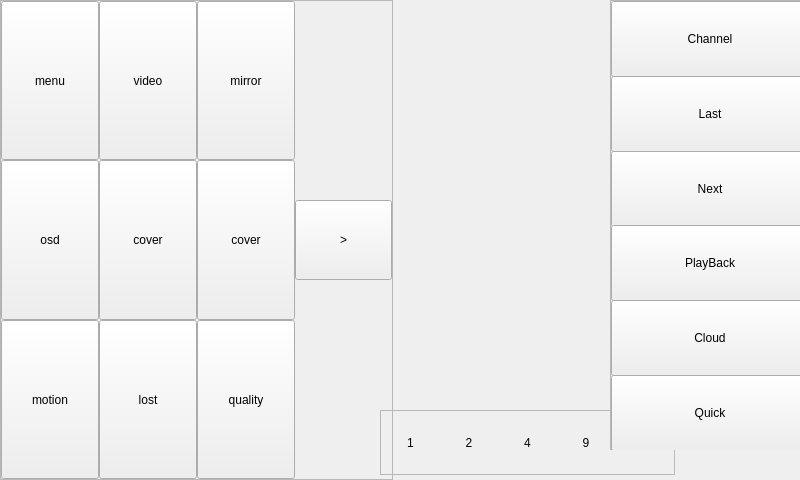
<?xml version="1.0" encoding="UTF-8"?>
<ui version="4.0">
 <class>VideoMenuWidget</class>
 <widget class="QWidget" name="VideoMenuWidget">
  <property name="geometry">
   <rect>
    <x>0</x>
    <y>0</y>
    <width>800</width>
    <height>480</height>
   </rect>
  </property>
  <property name="windowTitle">
   <string>Form</string>
  </property>
  <widget class="QFrame" name="frame">
   <property name="geometry">
    <rect>
     <x>0</x>
     <y>0</y>
     <width>393</width>
     <height>480</height>
    </rect>
   </property>
   <property name="frameShape">
    <enum>QFrame::StyledPanel</enum>
   </property>
   <property name="frameShadow">
    <enum>QFrame::Raised</enum>
   </property>
   <layout class="QGridLayout" name="gridLayout_2">
    <property name="leftMargin">
     <number>0</number>
    </property>
    <property name="topMargin">
     <number>0</number>
    </property>
    <property name="rightMargin">
     <number>0</number>
    </property>
    <property name="bottomMargin">
     <number>0</number>
    </property>
    <property name="spacing">
     <number>0</number>
    </property>
    <item row="0" column="0">
     <layout class="QGridLayout" name="gridLayout">
      <property name="spacing">
       <number>0</number>
      </property>
      <item row="0" column="1">
       <widget class="QPushButton" name="pushButton_8">
        <property name="sizePolicy">
         <sizepolicy hsizetype="Minimum" vsizetype="Expanding">
          <horstretch>0</horstretch>
          <verstretch>0</verstretch>
         </sizepolicy>
        </property>
        <property name="minimumSize">
         <size>
          <width>98</width>
          <height>148</height>
         </size>
        </property>
        <property name="text">
         <string>video</string>
        </property>
       </widget>
      </item>
      <item row="0" column="2">
       <widget class="QPushButton" name="pushButton_9">
        <property name="sizePolicy">
         <sizepolicy hsizetype="Minimum" vsizetype="Expanding">
          <horstretch>0</horstretch>
          <verstretch>0</verstretch>
         </sizepolicy>
        </property>
        <property name="minimumSize">
         <size>
          <width>98</width>
          <height>148</height>
         </size>
        </property>
        <property name="text">
         <string>mirror</string>
        </property>
       </widget>
      </item>
      <item row="2" column="2">
       <widget class="QPushButton" name="pushButton_15">
        <property name="sizePolicy">
         <sizepolicy hsizetype="Minimum" vsizetype="Expanding">
          <horstretch>0</horstretch>
          <verstretch>0</verstretch>
         </sizepolicy>
        </property>
        <property name="minimumSize">
         <size>
          <width>98</width>
          <height>148</height>
         </size>
        </property>
        <property name="text">
         <string>quality</string>
        </property>
       </widget>
      </item>
      <item row="1" column="0">
       <widget class="QPushButton" name="pushButton_10">
        <property name="sizePolicy">
         <sizepolicy hsizetype="Minimum" vsizetype="Expanding">
          <horstretch>0</horstretch>
          <verstretch>0</verstretch>
         </sizepolicy>
        </property>
        <property name="minimumSize">
         <size>
          <width>98</width>
          <height>148</height>
         </size>
        </property>
        <property name="text">
         <string>osd</string>
        </property>
       </widget>
      </item>
      <item row="1" column="2">
       <widget class="QPushButton" name="pushButton_12">
        <property name="sizePolicy">
         <sizepolicy hsizetype="Minimum" vsizetype="Expanding">
          <horstretch>0</horstretch>
          <verstretch>0</verstretch>
         </sizepolicy>
        </property>
        <property name="text">
         <string>cover</string>
        </property>
       </widget>
      </item>
      <item row="2" column="1">
       <widget class="QPushButton" name="pushButton_14">
        <property name="sizePolicy">
         <sizepolicy hsizetype="Minimum" vsizetype="Expanding">
          <horstretch>0</horstretch>
          <verstretch>0</verstretch>
         </sizepolicy>
        </property>
        <property name="minimumSize">
         <size>
          <width>98</width>
          <height>148</height>
         </size>
        </property>
        <property name="text">
         <string>lost</string>
        </property>
       </widget>
      </item>
      <item row="1" column="1">
       <widget class="QPushButton" name="pushButton_11">
        <property name="sizePolicy">
         <sizepolicy hsizetype="Minimum" vsizetype="Expanding">
          <horstretch>0</horstretch>
          <verstretch>0</verstretch>
         </sizepolicy>
        </property>
        <property name="minimumSize">
         <size>
          <width>98</width>
          <height>0</height>
         </size>
        </property>
        <property name="text">
         <string>cover</string>
        </property>
       </widget>
      </item>
      <item row="2" column="0">
       <widget class="QPushButton" name="pushButton_13">
        <property name="sizePolicy">
         <sizepolicy hsizetype="Minimum" vsizetype="Expanding">
          <horstretch>0</horstretch>
          <verstretch>0</verstretch>
         </sizepolicy>
        </property>
        <property name="minimumSize">
         <size>
          <width>98</width>
          <height>148</height>
         </size>
        </property>
        <property name="text">
         <string>motion</string>
        </property>
       </widget>
      </item>
      <item row="1" column="3">
       <widget class="QPushButton" name="pushButtonMore">
        <property name="minimumSize">
         <size>
          <width>80</width>
          <height>80</height>
         </size>
        </property>
        <property name="text">
         <string>&gt;</string>
        </property>
       </widget>
      </item>
      <item row="0" column="0">
       <widget class="QPushButton" name="pushButton_7">
        <property name="sizePolicy">
         <sizepolicy hsizetype="Minimum" vsizetype="Expanding">
          <horstretch>0</horstretch>
          <verstretch>0</verstretch>
         </sizepolicy>
        </property>
        <property name="minimumSize">
         <size>
          <width>98</width>
          <height>148</height>
         </size>
        </property>
        <property name="text">
         <string>menu</string>
        </property>
       </widget>
      </item>
     </layout>
    </item>
   </layout>
  </widget>
  <widget class="QFrame" name="frame_2">
   <property name="geometry">
    <rect>
     <x>380</x>
     <y>410</y>
     <width>295</width>
     <height>65</height>
    </rect>
   </property>
   <property name="frameShape">
    <enum>QFrame::StyledPanel</enum>
   </property>
   <property name="frameShadow">
    <enum>QFrame::Raised</enum>
   </property>
   <layout class="QGridLayout" name="gridLayout_3">
    <property name="leftMargin">
     <number>0</number>
    </property>
    <property name="topMargin">
     <number>0</number>
    </property>
    <property name="rightMargin">
     <number>0</number>
    </property>
    <property name="bottomMargin">
     <number>0</number>
    </property>
    <property name="spacing">
     <number>0</number>
    </property>
    <item row="0" column="0">
     <layout class="QHBoxLayout" name="horizontalLayout">
      <property name="spacing">
       <number>0</number>
      </property>
      <item>
       <widget class="QLabel" name="label">
        <property name="text">
         <string>1</string>
        </property>
        <property name="alignment">
         <set>Qt::AlignCenter</set>
        </property>
       </widget>
      </item>
      <item>
       <widget class="QLabel" name="label_2">
        <property name="text">
         <string>2</string>
        </property>
        <property name="alignment">
         <set>Qt::AlignCenter</set>
        </property>
       </widget>
      </item>
      <item>
       <widget class="QLabel" name="label_3">
        <property name="text">
         <string>4</string>
        </property>
        <property name="alignment">
         <set>Qt::AlignCenter</set>
        </property>
       </widget>
      </item>
      <item>
       <widget class="QLabel" name="label_4">
        <property name="text">
         <string>9</string>
        </property>
        <property name="alignment">
         <set>Qt::AlignCenter</set>
        </property>
       </widget>
      </item>
      <item>
       <widget class="QLabel" name="label_5">
        <property name="text">
         <string>16</string>
        </property>
        <property name="alignment">
         <set>Qt::AlignCenter</set>
        </property>
       </widget>
      </item>
     </layout>
    </item>
   </layout>
  </widget>
  <widget class="QFrame" name="frame_3">
   <property name="geometry">
    <rect>
     <x>610</x>
     <y>0</y>
     <width>200</width>
     <height>450</height>
    </rect>
   </property>
   <property name="frameShape">
    <enum>QFrame::StyledPanel</enum>
   </property>
   <property name="frameShadow">
    <enum>QFrame::Raised</enum>
   </property>
   <layout class="QGridLayout" name="gridLayout_4">
    <property name="leftMargin">
     <number>0</number>
    </property>
    <property name="topMargin">
     <number>0</number>
    </property>
    <property name="rightMargin">
     <number>0</number>
    </property>
    <property name="bottomMargin">
     <number>0</number>
    </property>
    <property name="spacing">
     <number>0</number>
    </property>
    <item row="0" column="0">
     <layout class="QVBoxLayout" name="verticalLayout">
      <property name="spacing">
       <number>0</number>
      </property>
      <item>
       <widget class="QPushButton" name="pushButton_2">
        <property name="sizePolicy">
         <sizepolicy hsizetype="Minimum" vsizetype="Expanding">
          <horstretch>0</horstretch>
          <verstretch>0</verstretch>
         </sizepolicy>
        </property>
        <property name="minimumSize">
         <size>
          <width>0</width>
          <height>76</height>
         </size>
        </property>
        <property name="text">
         <string>Channel</string>
        </property>
       </widget>
      </item>
      <item>
       <widget class="QPushButton" name="pushButton">
        <property name="sizePolicy">
         <sizepolicy hsizetype="Minimum" vsizetype="Expanding">
          <horstretch>0</horstretch>
          <verstretch>0</verstretch>
         </sizepolicy>
        </property>
        <property name="minimumSize">
         <size>
          <width>0</width>
          <height>76</height>
         </size>
        </property>
        <property name="text">
         <string>Last</string>
        </property>
       </widget>
      </item>
      <item>
       <widget class="QPushButton" name="pushButton_4">
        <property name="sizePolicy">
         <sizepolicy hsizetype="Minimum" vsizetype="Expanding">
          <horstretch>0</horstretch>
          <verstretch>0</verstretch>
         </sizepolicy>
        </property>
        <property name="minimumSize">
         <size>
          <width>0</width>
          <height>76</height>
         </size>
        </property>
        <property name="text">
         <string>Next</string>
        </property>
       </widget>
      </item>
      <item>
       <widget class="QPushButton" name="pushButton_3">
        <property name="sizePolicy">
         <sizepolicy hsizetype="Minimum" vsizetype="Expanding">
          <horstretch>0</horstretch>
          <verstretch>0</verstretch>
         </sizepolicy>
        </property>
        <property name="minimumSize">
         <size>
          <width>0</width>
          <height>76</height>
         </size>
        </property>
        <property name="text">
         <string>PlayBack</string>
        </property>
       </widget>
      </item>
      <item>
       <widget class="QPushButton" name="pushButton_5">
        <property name="sizePolicy">
         <sizepolicy hsizetype="Minimum" vsizetype="Expanding">
          <horstretch>0</horstretch>
          <verstretch>0</verstretch>
         </sizepolicy>
        </property>
        <property name="minimumSize">
         <size>
          <width>0</width>
          <height>76</height>
         </size>
        </property>
        <property name="text">
         <string>Cloud</string>
        </property>
       </widget>
      </item>
      <item>
       <widget class="QPushButton" name="pushButton_6">
        <property name="minimumSize">
         <size>
          <width>0</width>
          <height>76</height>
         </size>
        </property>
        <property name="text">
         <string>Quick</string>
        </property>
       </widget>
      </item>
     </layout>
    </item>
   </layout>
  </widget>
 </widget>
 <resources/>
 <connections/>
</ui>
